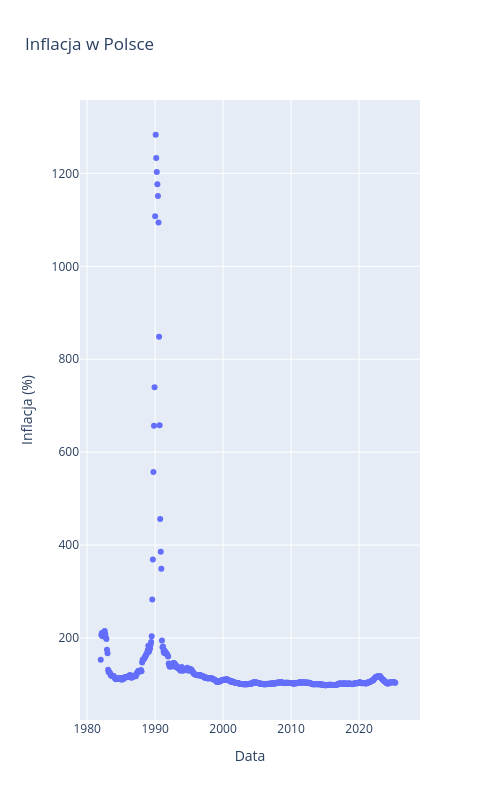

The notebook cell this image was saved under:
### Code cell
# Narysuj wykres poziomu inflacji w pełnym zakresie dat
#BEGIN_SOLUTION
fig = px.scatter(df2_filtered, x='Data', y='Wartość', title='Inflacja w Polsce')
fig.update_layout(xaxis_title='Data', yaxis_title='Inflacja (%)', width=500, height=800)
fig.show()
#END_SOLUTION

### Figure 1 — Plotly figure (JSON) as saved in the notebook; plotly's stock layout.template omitted (floating-point values rounded to 4 significant figures; data arrays with more than 128 entries replaced by an {"elided": "..."} marker saying what was removed)
{"data": [{"hovertemplate": "Data=%{x}<br>Wartość=%{y}<extra></extra>", "legendgroup": "", "marker": {"color": "#636efa", "symbol": "circle"}, "mode": "markers", "name": "", "orientation": "v", "showlegend": false, "type": "scatter", "x": {"elided": "528 str values"}, "xaxis": "x", "y": {"elided": "528 float values"}, "yaxis": "y"}], "layout": {"height": 800, "legend": {"tracegroupgap": 0}, "title": {"text": "Inflacja w Polsce"}, "width": 500, "xaxis": {"anchor": "y", "domain": [0, 1], "title": {"text": "Data"}}, "yaxis": {"anchor": "x", "domain": [0, 1], "title": {"text": "Inflacja (%)"}}}}
